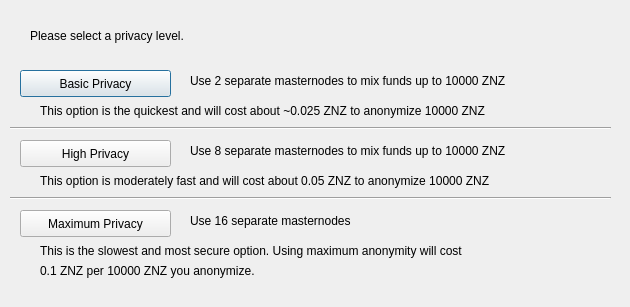
<?xml version="1.0" encoding="UTF-8"?>
<ui version="4.0">
 <class>ObfuscationConfig</class>
 <widget class="QDialog" name="ObfuscationConfig">
  <property name="geometry">
   <rect>
    <x>0</x>
    <y>0</y>
    <width>630</width>
    <height>307</height>
   </rect>
  </property>
  <property name="windowTitle">
   <string>Configure Obfuscation</string>
  </property>
  <widget class="QPushButton" name="buttonBasic">
   <property name="geometry">
    <rect>
     <x>20</x>
     <y>70</y>
     <width>151</width>
     <height>27</height>
    </rect>
   </property>
   <property name="text">
    <string>Basic Privacy</string>
   </property>
  </widget>
  <widget class="QPushButton" name="buttonHigh">
   <property name="geometry">
    <rect>
     <x>20</x>
     <y>140</y>
     <width>151</width>
     <height>27</height>
    </rect>
   </property>
   <property name="text">
    <string>High Privacy</string>
   </property>
  </widget>
  <widget class="QPushButton" name="buttonMax">
   <property name="geometry">
    <rect>
     <x>20</x>
     <y>210</y>
     <width>151</width>
     <height>27</height>
    </rect>
   </property>
   <property name="text">
    <string>Maximum Privacy</string>
   </property>
  </widget>
  <widget class="QLabel" name="label">
   <property name="geometry">
    <rect>
     <x>30</x>
     <y>20</y>
     <width>571</width>
     <height>31</height>
    </rect>
   </property>
   <property name="text">
    <string>Please select a privacy level.</string>
   </property>
  </widget>
  <widget class="QLabel" name="label_2">
   <property name="geometry">
    <rect>
     <x>190</x>
     <y>70</y>
     <width>421</width>
     <height>21</height>
    </rect>
   </property>
   <property name="text">
    <string>Use 2 separate masternodes to mix funds up to 10000 ZNZ</string>
   </property>
  </widget>
  <widget class="QLabel" name="label_3">
   <property name="geometry">
    <rect>
     <x>190</x>
     <y>140</y>
     <width>411</width>
     <height>21</height>
    </rect>
   </property>
   <property name="text">
    <string>Use 8 separate masternodes to mix funds up to 10000 ZNZ</string>
   </property>
  </widget>
  <widget class="QLabel" name="label_4">
   <property name="geometry">
    <rect>
     <x>190</x>
     <y>210</y>
     <width>421</width>
     <height>21</height>
    </rect>
   </property>
   <property name="text">
    <string>Use 16 separate masternodes</string>
   </property>
  </widget>
  <widget class="QLabel" name="label_6">
   <property name="geometry">
    <rect>
     <x>40</x>
     <y>100</y>
     <width>561</width>
     <height>21</height>
    </rect>
   </property>
   <property name="text">
    <string>This option is the quickest and will cost about ~0.025 ZNZ to anonymize 10000 ZNZ</string>
   </property>
  </widget>
  <widget class="QLabel" name="label_7">
   <property name="geometry">
    <rect>
     <x>40</x>
     <y>170</y>
     <width>561</width>
     <height>21</height>
    </rect>
   </property>
   <property name="text">
    <string>This option is moderately fast and will cost about 0.05 ZNZ to anonymize 10000 ZNZ</string>
   </property>
  </widget>
  <widget class="QLabel" name="label_8">
   <property name="geometry">
    <rect>
     <x>40</x>
     <y>240</y>
     <width>561</width>
     <height>21</height>
    </rect>
   </property>
   <property name="text">
    <string>This is the slowest and most secure option. Using maximum anonymity will cost</string>
   </property>
  </widget>
  <widget class="QLabel" name="label_9">
   <property name="geometry">
    <rect>
     <x>40</x>
     <y>260</y>
     <width>561</width>
     <height>21</height>
    </rect>
   </property>
   <property name="text">
    <string>0.1 ZNZ per 10000 ZNZ you anonymize.</string>
   </property>
  </widget>
  <widget class="Line" name="line">
   <property name="geometry">
    <rect>
     <x>10</x>
     <y>120</y>
     <width>601</width>
     <height>16</height>
    </rect>
   </property>
   <property name="orientation">
    <enum>Qt::Horizontal</enum>
   </property>
  </widget>
  <widget class="Line" name="line_2">
   <property name="geometry">
    <rect>
     <x>10</x>
     <y>190</y>
     <width>601</width>
     <height>16</height>
    </rect>
   </property>
   <property name="orientation">
    <enum>Qt::Horizontal</enum>
   </property>
  </widget>
 </widget>
 <resources/>
 <connections/>
</ui>
